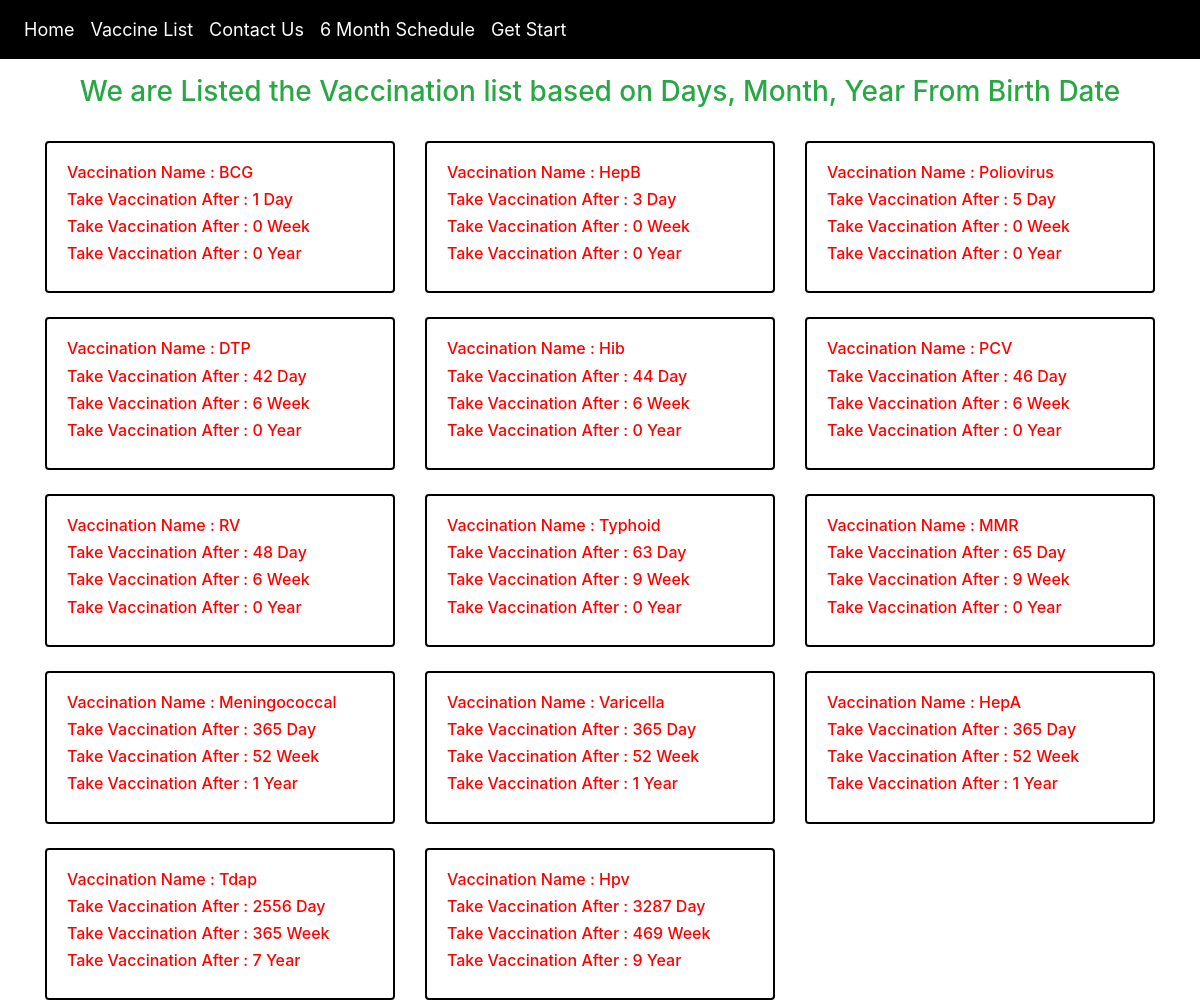
Page /list.php on the committed database.
### tables this page shows
CREATE TABLE `dose` (
  `id` int(11) NOT NULL,
  `name` varchar(155) NOT NULL,
  `start` int(11) NOT NULL,
  `week` int(11) NOT NULL,
  `year` int(11) NOT NULL
);

### list.php (the view, shortened to what this page needs)
<!DOCTYPE html>
<html lang="en">
<head>
</head>
<body>
    <?php
        include("header1.php");
    ?>
    <div class="container">
        <h3 class="text-center text-success mt-3">We are Listed the Vaccination list based on Days, Month, Year From Birth Date</h3>
        <div class="row">
            <?php
                include("db.php");
                $sql = "select * from dose";
                $result = mysqli_query($conn, $sql);
                if(mysqli_num_rows($result) > 0)
                {
                    while($row = mysqli_fetch_assoc($result))
                    {
                        ?>
                        <div class="col-md-4 mt-4">
                            <div class="card" style="border: 2px solid #000000;">
                                <div class="card-body">
                                    <h6 style="color: rgb(255,0,0);">Vaccination Name : <?= $row["name"]?></h6>
                                    <h6 style="color: rgb(255,0,0);">Take Vaccination After : <?= $row["start"]?> Day</h6>
                                    <h6 style="color: rgb(255,0,0);">Take Vaccination After : <?= $row["week"]?> Week</h6>
                                    <h6 style="color: rgb(255,0,0);">Take Vaccination After : <?= $row["year"]?> Year</h6>
                                </div>
                            </div>
                        </div>
                        <?php
                    }
                }
            ?>
        </div>
    </div>
</body>
</html>

### header1.php (shortened to what this page needs)
<!DOCTYPE html>
<html lang="en">
<head>
    <link rel="stylesheet" href="https://cdn.jsdelivr.net/npm/bootstrap@4.0.0/dist/css/bootstrap.min.css">
    <link rel="stylesheet" href="https://cdnjs.cloudflare.com/ajax/libs/font-awesome/6.5.1/css/all.min.css" />
</head>
<body>
    <nav class="navbar navbar-expand-lg">
        <div class="collapse navbar-collapse" id="navbarSupportedContent">
            <ul class="navbar-nav mr-auto ">
                <li class="nav-item d-flex" style="font-size: 18px;font-weight:400;">
                    <a class="nav-link" href="index.php">Home</a>
                </li>
                <li class="nav-item d-flex" style="font-size: 18px;font-weight:400;">
                    <a class="nav-link" href="list.php">Vaccine List</a>
                </li>
                <li class="nav-item d-flex" style="font-size: 18px;font-weight:400;">
                    <a class="nav-link" href="contact.php">Contact Us</a>
                </li>
                <li class="nav-item d-flex" style="font-size: 18px;font-weight:400;">
                    <a class="nav-link" href="image/vaccine_temp.jpg" download>6 Month Schedule</a>
                </li>
                <li class="nav-item d-flex" style="font-size: 18px;font-weight:400;">
                    <a class="nav-link" href="login.php">Get Start</a>
                </li>
            </ul>
        </div>
    </nav>
</body>
</html>

### header1.php (style rules this page uses)
nav { background-color: #000000; }
.collapse a { color: #ffffff; }

### rows in the picture
dose: name "BCG", start "1", week "0", year "0"
dose: name "HepB", start "3", week "0", year "0"
dose: name "Poliovirus", start "5", week "0", year "0"
dose: name "DTP", start "42", week "6", year "0"
dose: name "Hib", start "44", week "6", year "0"
dose: name "PCV", start "46", week "6", year "0"
dose: name "RV", start "48", week "6", year "0"
dose: name "Typhoid", start "63", week "9", year "0"
dose: name "MMR", start "65", week "9", year "0"
dose: name "Meningococcal", start "365", week "52", year "1"
dose: name "Varicella", start "365", week "52", year "1"
dose: name "HepA", start "365", week "52", year "1"
dose: name "Tdap", start "2556", week "365", year "7"
dose: name "Hpv", start "3287", week "469", year "9"
